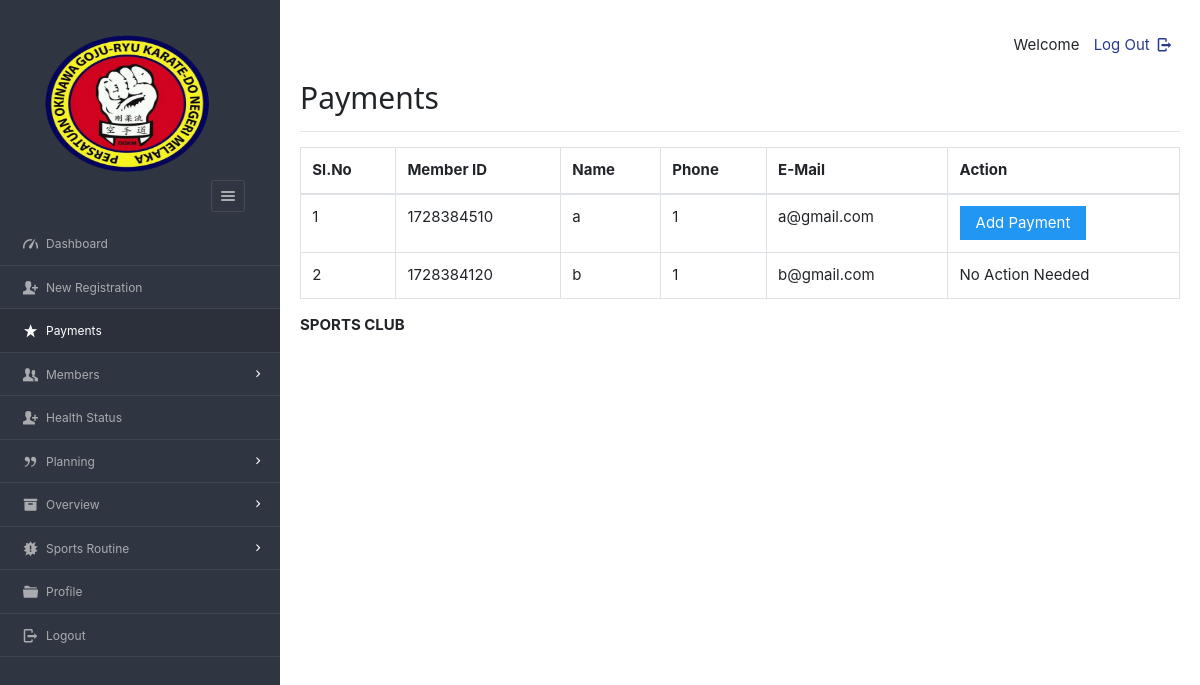
The page /dashboard/admin/payments.php (signed in) on the database its author committed.
### tables this page shows
CREATE TABLE `users` (
  `userid` varchar(20) NOT NULL,
  `pass_key` varchar(100) NOT NULL,
  `imageid` varchar(200) NOT NULL,
  `username` varchar(40) NOT NULL,
  `fullName` varchar(100) NOT NULL,
  `gender` varchar(8) NOT NULL,
  `mobile` varchar(20) NOT NULL,
  `email` varchar(200) NOT NULL,
  `dob` varchar(10) NOT NULL,
  `joining_date` varchar(10) NOT NULL
);

### dashboard/admin/payments.php (the view, shortened to what this page needs)
<?php
require '../../include/db_conn.php';
?>
<!DOCTYPE html>
<html lang="en">
<head>
    <link rel="stylesheet" href="../../css/style.css"  id="style-resource-5">
    <link rel="stylesheet" href="../../css/dashMain.css">
    <link rel="stylesheet" type="text/css" href="../../css/entypo.css">
    <link href="a1style.css" type="text/css" rel="stylesheet">
	<link rel="stylesheet" href="../../css/bootstrap.min.css">
</head>
      <body class="page-body  page-fade" onload="collapseSidebar()">
    	<div class="page-container sidebar-collapsed" id="navbarcollapse">
		<div class="sidebar-menu">
			<header class="logo-env">
					<div class="sidebar-collapse" onclick="collapseSidebar()">
				<a href="#" class="sidebar-collapse-icon with-animation">
					<i class="entypo-menu"></i>
				</a>
			</div>
			</header>
    		<?php include('nav.php'); ?>
    	</div>
    		<div class="main-content">
				<div class="row">
					<div class="col-md-6 col-sm-8 clearfix">
					</div>
					<div class="col-md-6 col-sm-4 clearfix hidden-xs">
						<ul class="list-inline links-list pull-right">
							<li>Welcome <?php echo $_SESSION['full_name']; ?>
							</li>
							<li>
								<a href="logout.php">
									Log Out <i class="entypo-logout right"></i>
								</a>
							</li>
						</ul>
					</div>
				</div>
				<h2>Payments</h2>
<hr />
<table class="table table-bordered">
    <thead>
        <tr>
            <th>Sl.No</th>
			<th>Member ID</th>
            <th>Name</th>
            <th>Phone</th>
            <th>E-Mail</th>
            <th>Action</th>
        </tr>
    </thead>
    <tbody>
	<?php
$query  = "SELECT * FROM enrolls_to ORDER BY expire";
$result = mysqli_query($con, $query);
$sno    = 1;
if (mysqli_num_rows($result) > 0) {
    while ($row = mysqli_fetch_array($result, MYSQLI_ASSOC)) {
        $uid = $row['userid'];
        $planid = $row['planid'];
        $hasPaid = $row['hasPaid'];
        $query1 = "SELECT * FROM users WHERE userid='$uid'";
        $result1 = mysqli_query($con, $query1);
        if (mysqli_num_rows($result1) == 1) {
            while ($row1 = mysqli_fetch_array($result1, MYSQLI_ASSOC)) {
                echo "<tr>";
                echo "<td>" . $sno . "</td>";
				echo "<td>" . htmlspecialchars($row1['userid']) . "</td>";
                echo "<td>" . htmlspecialchars($row1['username']) . "</td>";
                echo "<td>" . htmlspecialchars($row1['mobile']) . "</td>";
                echo "<td>" . htmlspecialchars($row1['email']) . "</td>";
                $sno++;
                if ($hasPaid === 'no') {
                    echo "<td>
                            <form action='make_payments.php' method='post'>
                                <input type='hidden' name='userID' value='" . htmlspecialchars($uid) . "'/>
                                <input type='hidden' name='planID' value='" . htmlspecialchars($planid) . "'/>
                                <input type='submit' class='a1-btn a1-blue' value='Add Payment' class='btn btn-info'/>
                            </form>
                          </td>";
                } else {
                    echo "<td>No Action Needed</td>";
                }
                echo "</tr>";
            }
        }
    }
} else {
    echo "<tr><td colspan='8'>No records found</td></tr>";
}
?>
				</tbody>
		</table>
			<?php include('footer.php'); ?>
    	</div>
    </body>
</html>

### css/style.css (style rules this page uses)
html { font-size: 62.5%; font-family: sans-serif; }
div { display: block; }
body { font-family: "Noto Sans", sans-serif, "Helvetica Neue", Helvetica, Arial, sans-serif; font-size: 12px; line-height: 1.428571429; display: block; margin: 0; }
*, *:before, *:after { box-sizing: border-box; }
a { text-decoration: none; background: transparent; }
img { vertical-align: middle; }
img { border: 0; }
.logo img { width: 220px; height: 200px; }
input, button, select, textarea { font-family: inherit; font-size: inherit; line-height: inherit; }
button, input { line-height: normal; }
button, input, select, textarea { font-family: inherit; font-size: 100%; margin: 0; }
input { background-color: white; cursor: text; padding: 1px; border-width: 2px; border-style: inset; border-color: initial; border-image: initial; }
input, textarea, select, button { text-rendering: auto; color: initial; letter-spacing: normal; word-spacing: normal; text-transform: none; text-indent: 0px; text-shadow: none; display: inline-block; text-align: start; margin: 0em; font: 400 13.3333px Arial; }
button, html input[type="button"], input[type="reset"], input[type="submit"] { cursor: pointer; }
a { color: #373e4a; text-decoration: none; }
a { background: transparent; }
a { color: #373e4a; }
.page-container { position: relative; padding-left: 280px; }
.page-container .sidebar-menu { position: absolute; width: 280px; top: 0; left: 0; bottom: 0; background: #303641; color: #aaabae; z-index: 1; min-height: 796px; box-sizing: border-box; }
.page-container .sidebar-menu .logo-env { width: 100%; padding: 35px; padding-bottom: 10px; box-sizing: border-box; }
.page-container .sidebar-menu .logo-env:before, .page-container .sidebar-menu .logo-env:after { content: " "; display: table; }
.page-container .sidebar-menu .logo-env > div { display: block; vertical-align: middle; white-space: nowrap; float: left; }
.page-container .sidebar-menu .logo-env > div > a { display: inline-block; color: #aaabae; }
.page-container .sidebar-menu .logo-env > div.sidebar-collapse, .page-container .sidebar-menu .logo-env > div.sidebar-mobile-menu { position: relative; float: right; }
.page-container .sidebar-menu .logo-env > div.sidebar-collapse a, .page-container .sidebar-menu .logo-env > div.sidebar-mobile-menu a { display: inline-block; border: 1px solid #454a54; text-align: center; padding: 0; line-height: 1; font-size: 20px; font-weight: 300; padding: 5px 2px; background-clip: padding-box; border-radius: 3px; transition: all 200ms ease-in-out; }
.page-container .sidebar-menu .logo-env .logo img { width: 180px; height: 150px; }
.page-container .sidebar-menu .logo-env:after { clear: both; }
ul, ol { margin-top: 0; margin-bottom: 8.5px; }
ul, menu, dir { display: block; list-style-type: disc; }
li { display: list-item; }
i, cite, em, var, address, dfn { font-style: italic; }

### css/entypo.css (style rules this page uses)
[class^="entypo-"]:before, [class*=" entypo-"]:before { font-family: "entypo"; font-style: normal; font-weight: normal; speak: none; display: inline-block; text-decoration: inherit; width: 1em; margin-right: .2em; text-align: center; font-variant: normal; text-transform: none; line-height: 1em; margin-left: .2em; }
.entypo-menu:before { content: '\e811'; }
.entypo-logout:before { content: '\e85d'; }

### rows shown on the page
users: userid "1728384510", username "a", mobile "1", email "a@gmail.com"
users: userid "1728384120", username "b", mobile "1", email "b@gmail.com", shows "No Action Needed"
